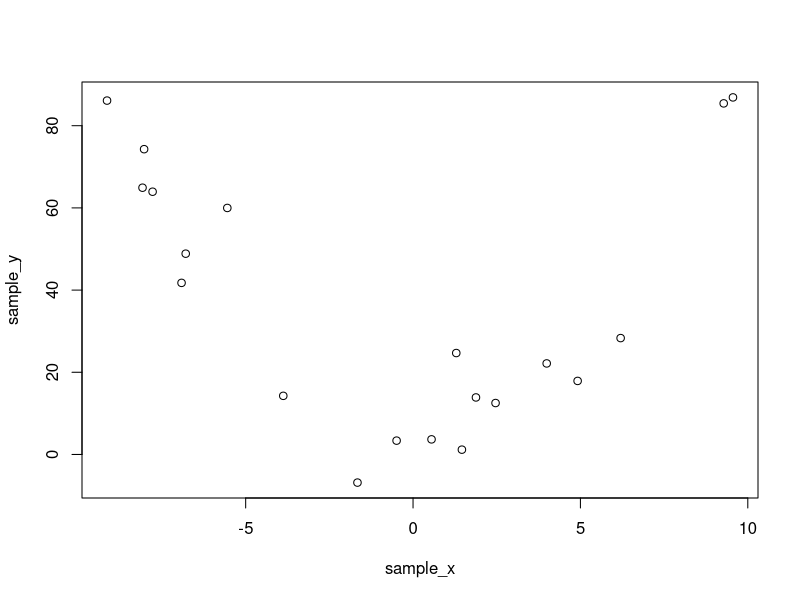
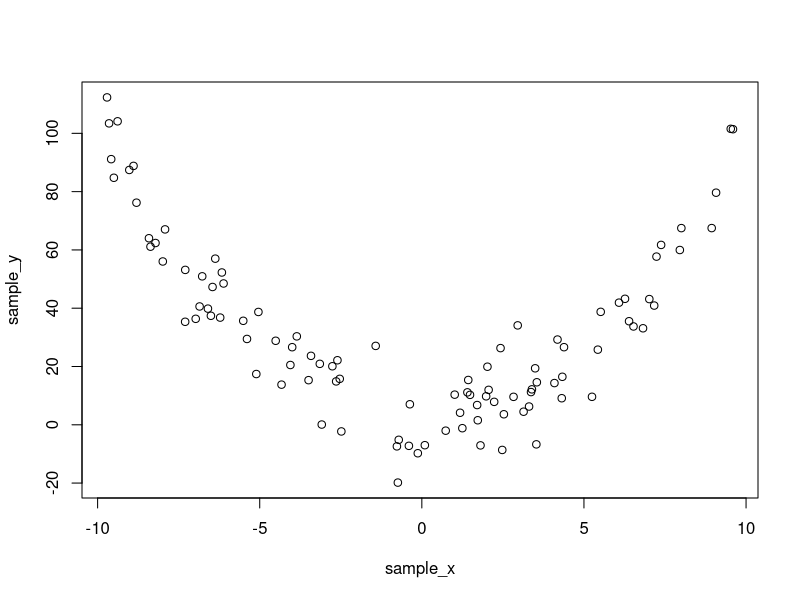
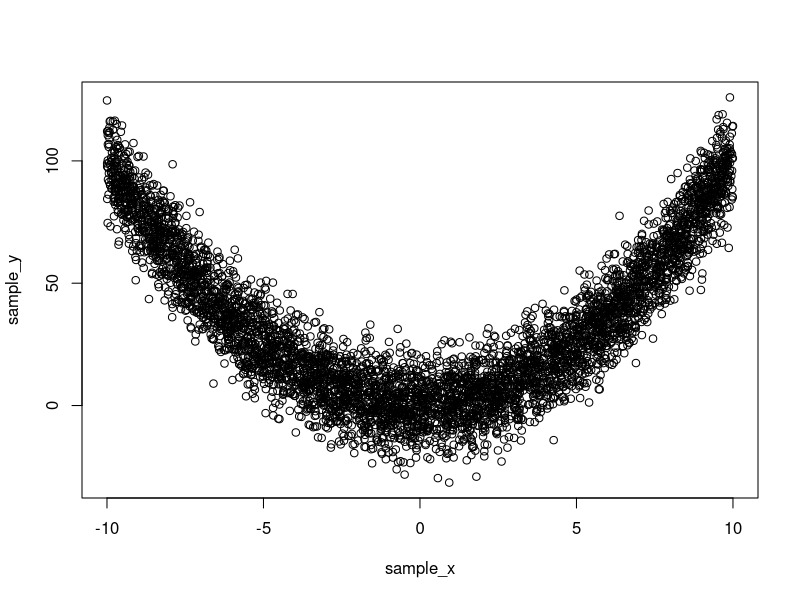
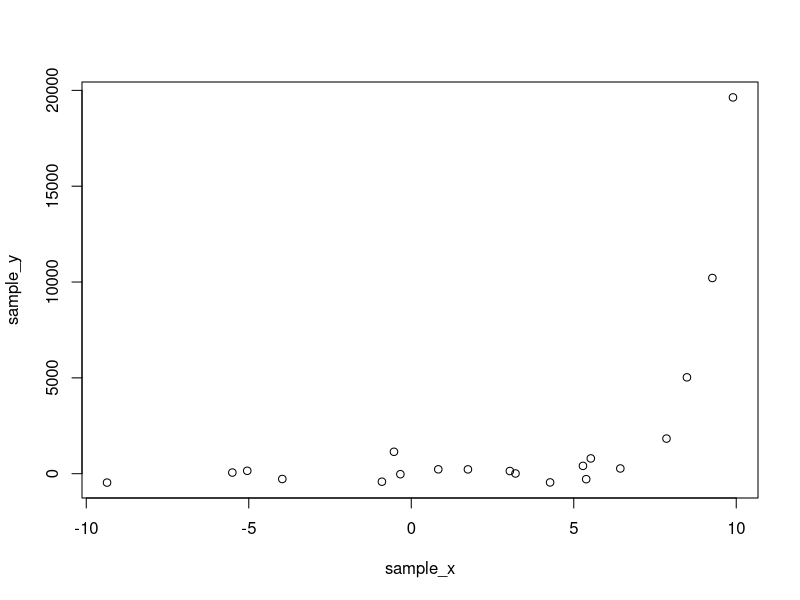
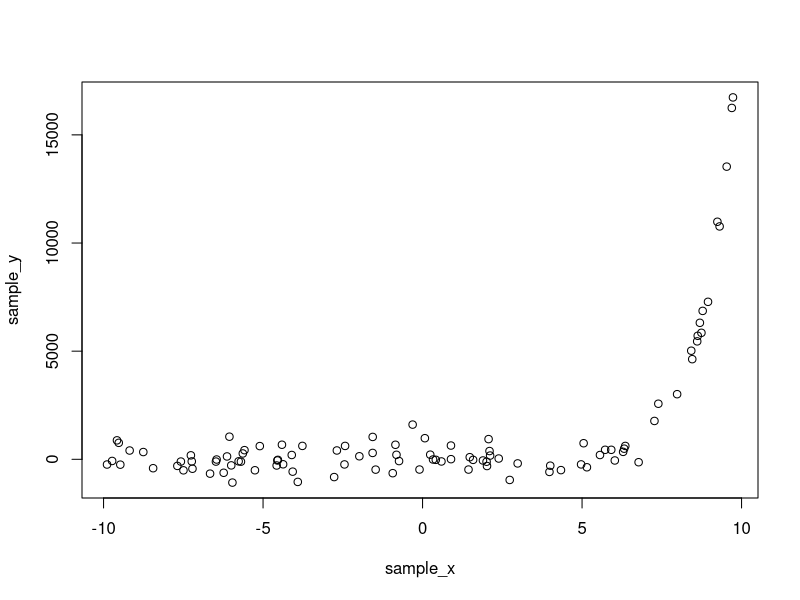
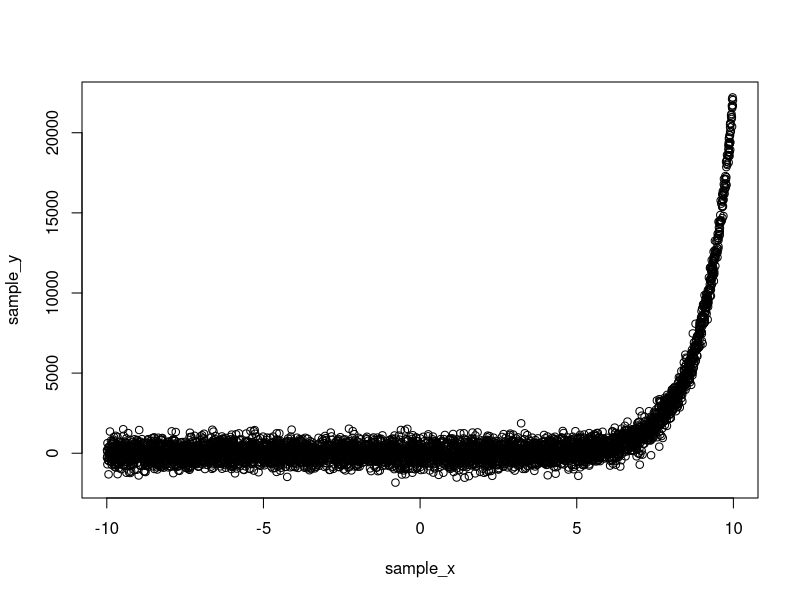
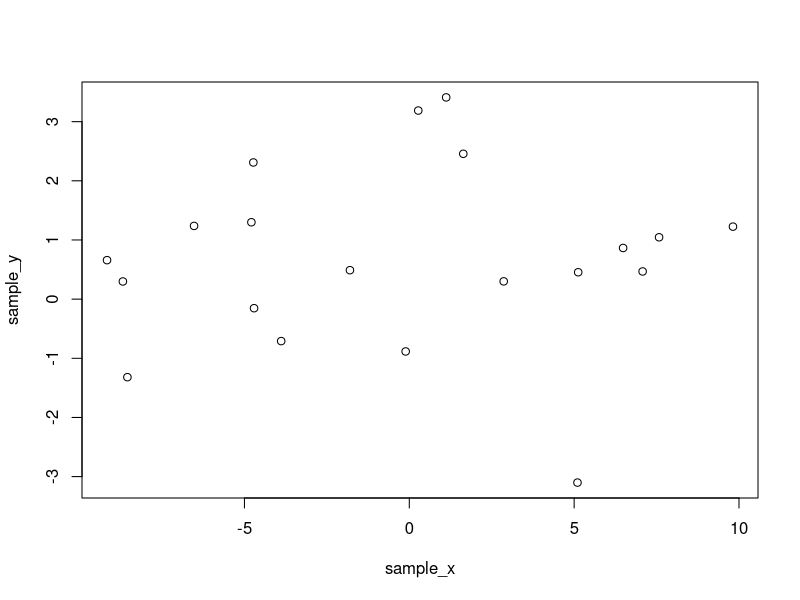
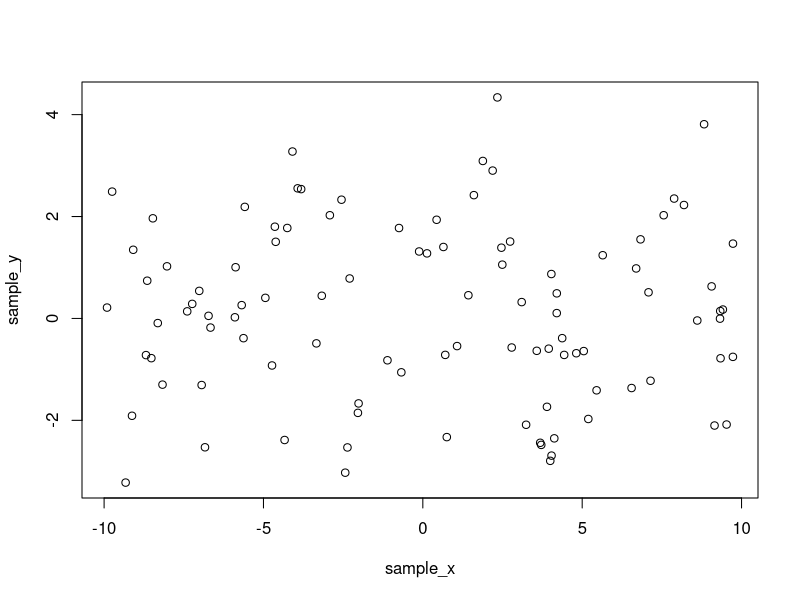

Write R code to recreate these figures, in order.
## ---- chunk 1
knitr::opts_chunk$set(echo = TRUE)
## ---- chunk 2
    polynomial <- function(x) {
      return (x^2)
    }
    exponential <- function(x) {
      return (exp(x))
    }
    sinusoidal <- function(x) {
      return (sin(x))
    }
    Fs <- c(polynomial, exponential, sinusoidal)
## ---- chunk 3
    Ns <- c(20,100,5000) # small, medium, large
    x_lim.lower <- -10
    x_lim.upper <- 10
    noise.mean <- 0
    noise.sds <- c(10, 500, 1.5)
    linear_models <- c()
    
    for (i in 1:length(Fs)) {
      f <- Fs[[i]]
      noise.sd <- noise.sds[i]
      for (j in 1:length(Ns)) {
        N <- Ns[j]
        sample_x <- runif(n = N, min = x_lim.lower, max = x_lim.upper)
        sample_y <- f(sample_x) + rnorm(N, mean = noise.mean, sd = noise.sd)
        sim.lm <- lm(sample_y ~ sample_x)
        linear_models[[length(Ns)*(i-1) + j]] <- sim.lm
        plot(sample_x, sample_y)
      }
    }
    
## ---- chunk 4
    y_hat.locations <- data.frame(x = base::sample(x_lim.lower:x_lim.upper, size = 4, replace = FALSE))
    for (i in 1:length(linear_models)) {
      model <- linear_models[[i]]
      predict(model, y_hat.locations, interval = 'prediction')
      
      #confint(model)
    }

    #i
    
    #ii
    
    #iii
    
## ---- chunk 5
    
## ---- chunk 6
    
## ---- chunk 7
# Sample code to get started
n <- 20
b0 <- 10
b1 <- 2

x <- runif(n, 0, 10)
eps <- 3 * rnorm(n)
y <- b0 - b1 * (x - 5)^2 + eps

## ---- chunk 8
# Sample code to get started
n <- 200
b0 <- 10
b1 <- 2
eps_alpha <- 2
eps_beta <- 1/4


x <- runif(n, 0, 10)
eps <- (rgamma(n, eps_alpha, 1/eps_beta) - eps_alpha * eps_beta) * 2
y <- b0 - b1 * x + eps

hist(eps)
var(eps)
mean(eps)

## ---- chunk 9
# Sample code to get started
n <- 200
b0 <- 10
b1 <- 10

x <- runif(n, 0, 10)
eps <- rnorm(n, sd = 0.5 * x^2)
y <- b0 + b1 * x + eps

## ---- chunk 10
# Sample code to get started
n <- 200
b0 <- 10
b1 <- 10
rho <- 0.9
sigma <- 2

x <- runif(n, 0, 10)

eps <- arima.sim(model = list(ar = rho), n = n)

y <- b0 + b1 * x + eps

# OR...

eps <- rep(0, n)
e.ind <- rnorm(n, mean = 0, sd = (sigma / sqrt(1-rho^2)))
eps[1] <- e.ind[1]
for (i in 2:n) {
  eps[i] <- rho * eps[i-1] + e.ind[i]
}

y <- b0 + b1 * x + eps
## ---- chunk 11
n <- 20
b0 <- 10
b1 <- 3
b2 <- 7

simga <- 2

x1 <- runif(n, 0, 10)
x2 <- x1 + rnorm(n)
cor(x1, x2)


eps <- rnorm(n, sd = sigma)
y <- b0 + b1 * x1 + b2 * x2 + eps
